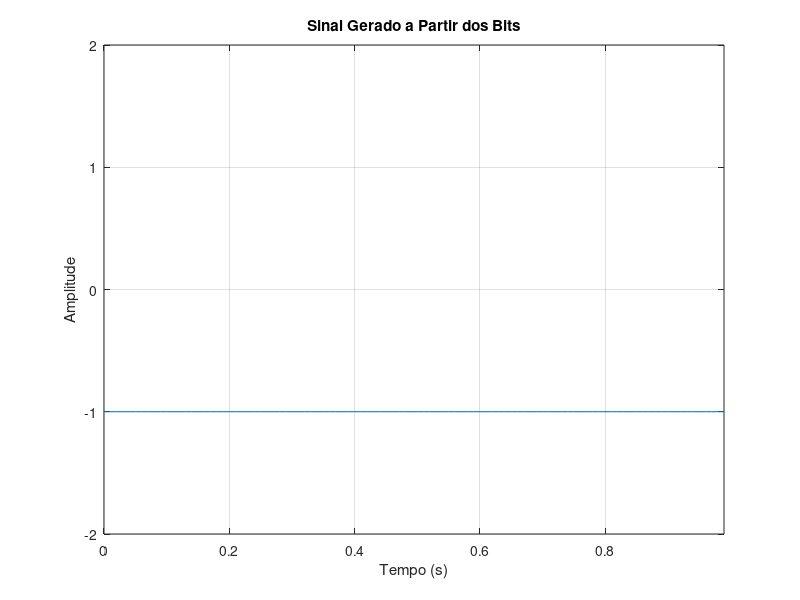

This figure's MATLAB source:
close all
clear all

Fs = 100; % Frequência de amostragem
a = input('Digite o array de bits entre colchetes (exemplo: [1 0 1 1 0]): ');
y = []; % Inicializa o array de saída

bitA = ones(1, Fs);  % Definição de bitA
bitB = -ones(1, Fs); % Definição de bitB

% Adicionando primeiro valor da matriz
if a(1) == 0
    estado_sinal = bitA;
else
    estado_sinal = bitB;
end

for i = 1:length(a)
    if a(i) == 1
        estado_sinal = -estado_sinal;
    end
    y = [y, estado_sinal];
end

% Gera o vetor de tempo 't' com o mesmo tamanho de 'y'
t = (0:length(y)-1)/Fs;

% Plota o sinal
figure
plot(t, y) % Ajusta o eixo de tempo para o tamanho de y
xlabel('Tempo (s)');
ylabel('Amplitude');
axis([0 max(t) -2 2]) % Define os limites do gráfico
title('Sinal Gerado a Partir dos Bits')
grid